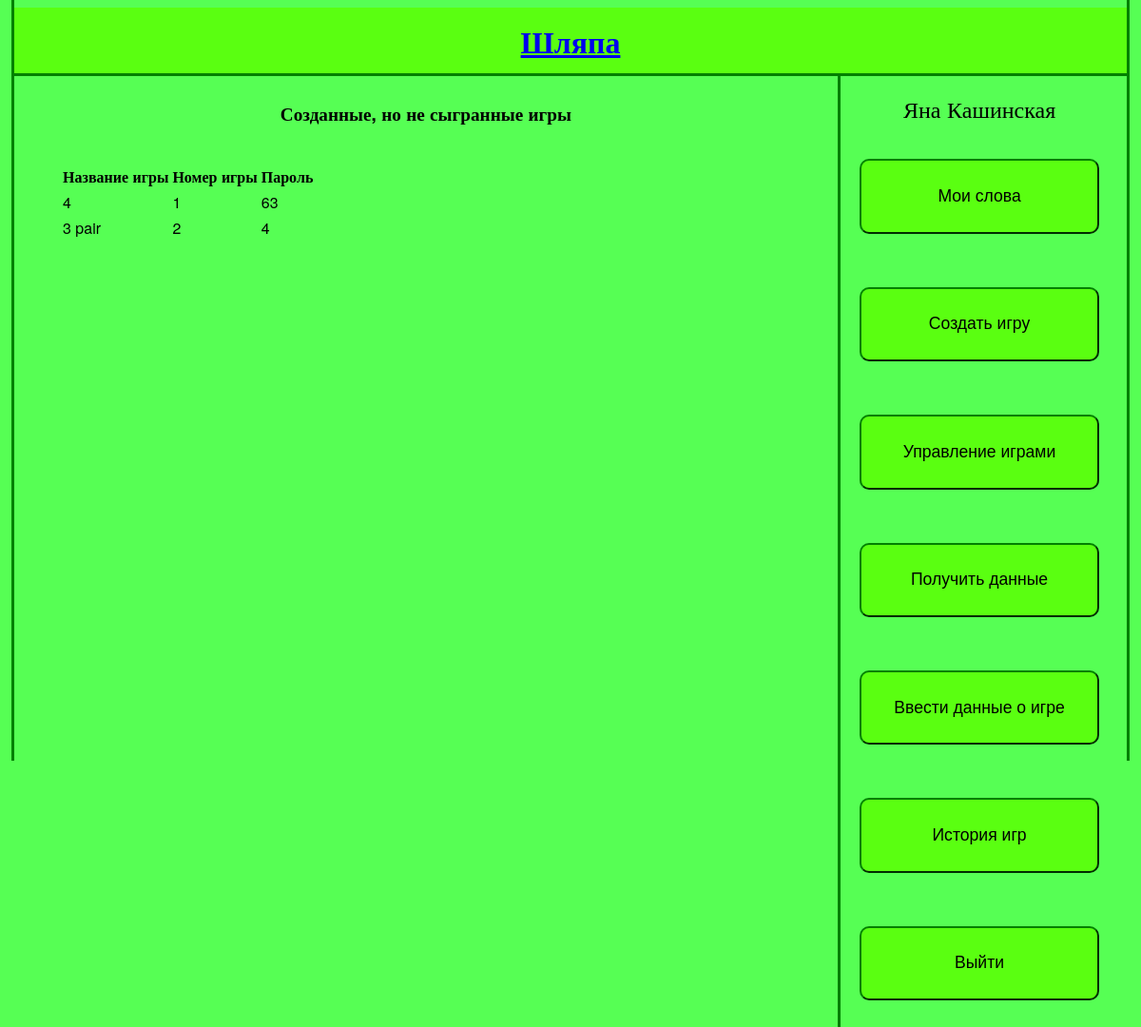
The app's page /queue_games/ (signed in), older data.
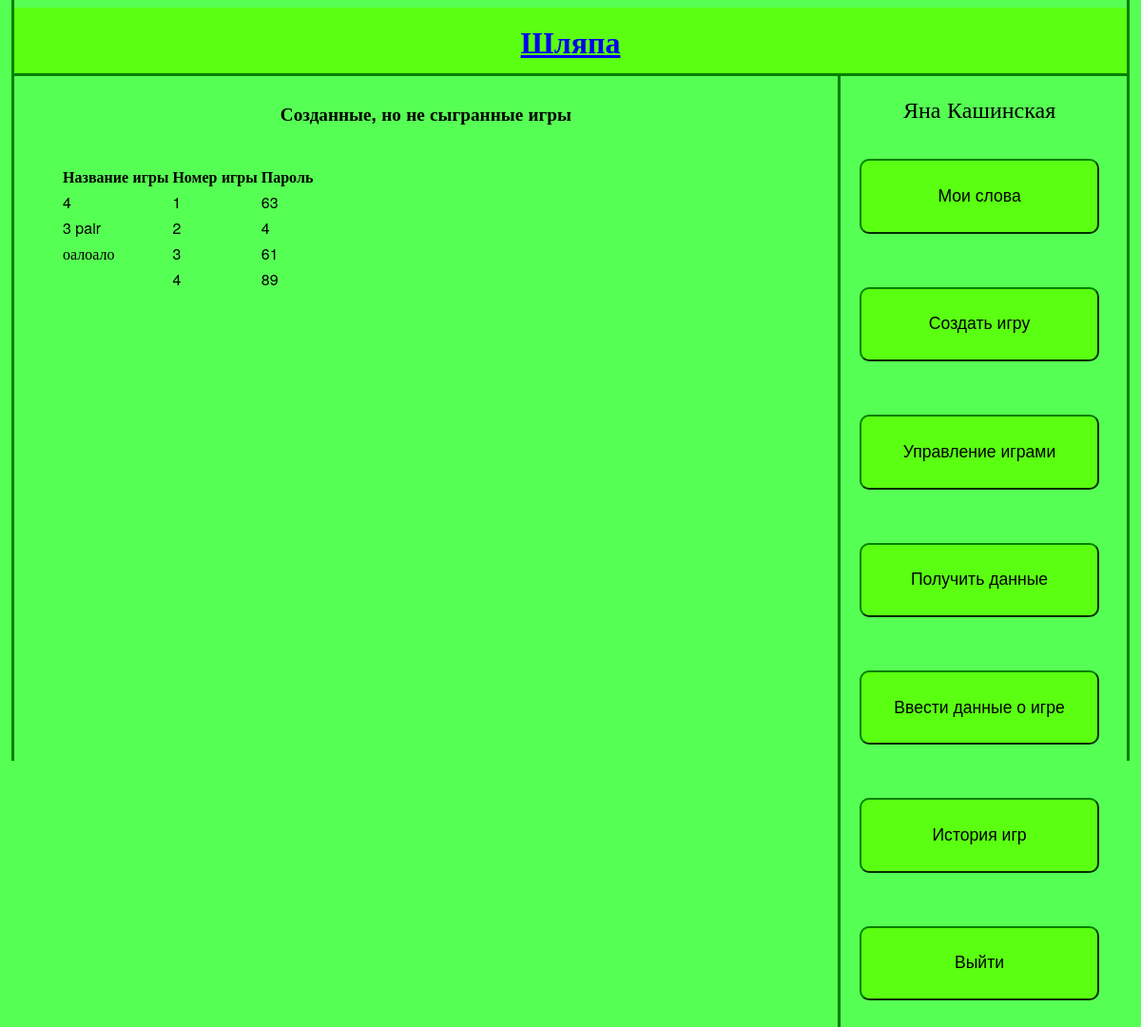
The same page, newer data.
### game/models.py (models this page shows, shortened)
class Game(models.Model):
	name = models.CharField(max_length = 100)
	password = models.IntegerField()
	creator = models.ForeignKey(User, related_name='creator')
	user = models.ManyToManyField(User, related_name='user')

### views.py (the view)
# urls.py: url(r'^queue_games/$', queue_games),
def queue_games(request):
	games = Game.objects.filter(creator = request.user)
	return render_to_response('queue_games.html', {'games':games},context_instance=RequestContext(request))

### templates/queue_games.html (shortened to what this page needs)
{% extends "base.html" %}
{% block main %}
<p>
	<h1> Созданные, но не сыгранные игры </h1>
	<div id="request_words">
		<table>
		<tr>
		<th> Название игры </th> <th> Номер игры </th> <th> Пароль </th>
		</tr>
		{%for game in games%}
		<tr>
			<td> {{game.name}} </td> <td> {{game.id}}</td><td> {{game.password}} </td>
		</tr>
		{%endfor%}
		</table>
	</div>
</p>
{% endblock %}

### templates/base.html (shortened to what this page needs)
<html>
<head>
</head>
<body>
<div id = "title">
<a  href = "/" > <h1>  Шляпа </h1> </a>
</div>
<div id = "main">
{% block main %}{% endblock %}
</div>
<div id = "menu">
 	<p>
 		{% include "register.html"%}
	 </p>
	{% if user.is_authenticated %}
	<p>
		<form action = "/words/" class = "menu_item">
			<input type="submit" value="Мои слова"/>
		</form>
	</p>
	<p>
		<form action="/request_words/" class = "menu_item">
		    <input type="submit" value="Создать игру">
		</form>
	</p>
	<p>
		<form action="/queue_games/" class = "menu_item">
		    <input type="submit" value="Управление играми">
		</form>
	</p>
	<p>
		<form action="/imitator_request/" class = "menu_item">
		    <input type="submit" value="Получить данные">
		</form>
	</p>
	<p>
		<form action="/new_result_game/" class = "menu_item">
		    <input type="submit" value="Ввести данные о игре">
		</form>
	</p>
	<p>
		<form action="/history/" class = "menu_item">
		    <input type="submit" value="История игр">
		</form>
	</p>
	<p>
		<form action="/logout/" class = "menu_item">
		    <input type="submit" value="Выйти">
		</form>
	</p>
	{% endif %}
</div>
</body>
</html>

### templates/register.html (shortened to what this page needs)
{% if user.is_authenticated %}
  <div id = "user_name_main">
   <span> {{ user.first_name }} {{ user.last_name }} </span>
 </div>
{% endif %}

### templates/base.html (style rules this page uses)
html { font-family: "Helvetica Neue"; margin-left: 1%; margin-right: 1%; padding-left: 0px; padding-right: 0px; border-color: green; border-left-style: solid; border-right-style: solid; background-color: #56ff54; }
body { height: auto; padding-left: 0px; padding-right: 0px; margin-right: 0px; margin-left: 0px; }
#title { margin: 0%; padding: 0%; }
#title h1 { margin: 0%; padding-top: 1%; padding-bottom: 1%; font-family: "Helvetica Neue"; font-size: 200%; text-align: center; background-color: #5aff11; border-bottom-style: solid; border-bottom-color: green; }
div#main { float: left; width : 74%; height: auto; min-height: 200%; border-right-style: solid; border-right-color: green; }
div#menu { min-height: 100%; float: left; width: 25%; height: auto; }
h1 { font-size: 120%; text-align: center; font-family: "Helvetica Neue"; padding: 1%; }
.menu_item { position: relative; left: 0%; padding: 20px; }
.menu_item input { border-radius: 10px; background-color: #5aff11; width: 100%; height: 10%; font-size:110%; border-color: green; }

### templates/queue_games.html (style rules this page uses)
#request_words { text-align: left; position: relative; width: 50%; float: left; margin: 1em; padding-left: 2em; padding-right: 2em; }

### templates/register.html (style rules this page uses)
#user_name_main { position: relative; text-align: center; font-size: 150%; }

Row changes from the older to the newer data that the page shows:
added Game: name "оалоало", id "3", password "61"
added Game: id "4", password "89"
